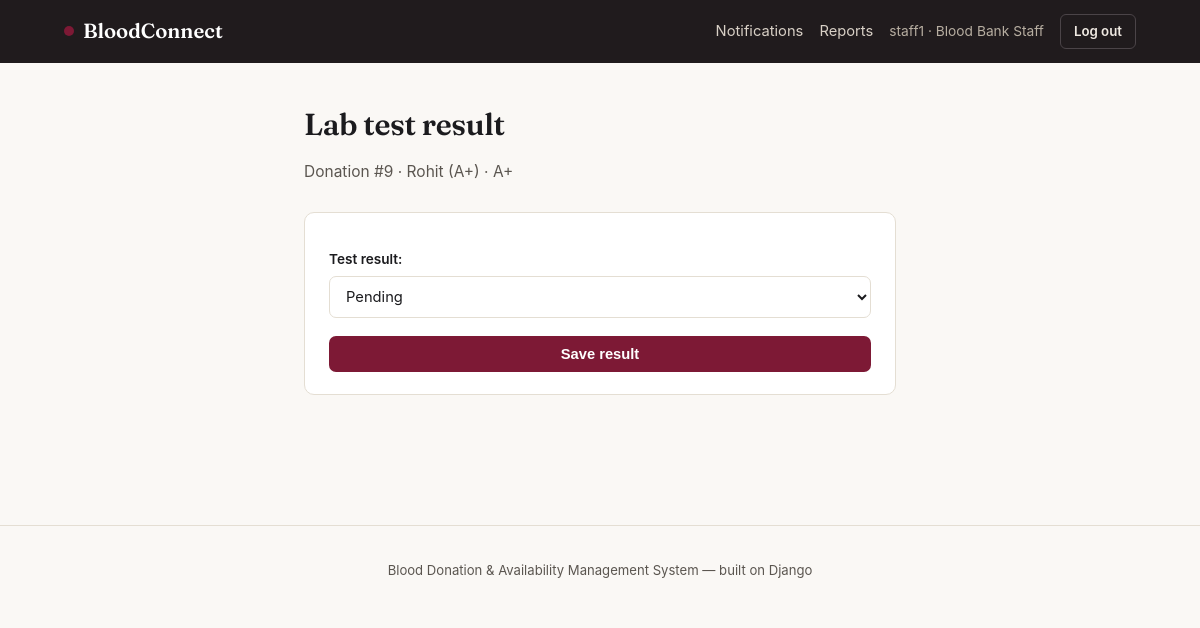
The app's page /staff/donation/9/test/ (signed in) with its own data.
### core/models.py (models this page shows, shortened)
class User(AbstractUser):
    class Role(models.TextChoices):
        DONOR = "DONOR", "Donor"
        STAFF = "STAFF", "Blood Bank Staff"
        HOSPITAL = "HOSPITAL", "Hospital / Recipient"
        ADMIN = "ADMIN", "System Administrator"
    role = models.CharField(max_length=10, choices=Role.choices, default=Role.DONOR)
    phone = models.CharField(max_length=15, blank=True)

class Donation(models.Model):
    class TestResult(models.TextChoices):
        PENDING = "PENDING", "Pending"
        PASSED = "PASSED", "Passed"
        FAILED = "FAILED", "Failed"
    donor = models.ForeignKey(Donor, on_delete=models.CASCADE, related_name="donations")
    branch = models.ForeignKey(Branch, on_delete=models.SET_NULL, null=True)
    donation_date = models.DateField(default=timezone.now)
    volume_ml = models.PositiveIntegerField(default=450)
    test_result = models.CharField(max_length=10, choices=TestResult.choices, default=TestResult.PENDING)
    recorded_by = models.ForeignKey(User, on_delete=models.SET_NULL, null=True, related_name="recorded_donations")

class Donor(models.Model):
    user = models.OneToOneField(User, on_delete=models.CASCADE, related_name="donor_profile")
    date_of_birth = models.DateField()
    weight_kg = models.DecimalField(max_digits=5, decimal_places=1)
    blood_group = models.CharField(max_length=3, choices=BLOOD_GROUP_CHOICES)
    branch = models.ForeignKey(Branch, on_delete=models.SET_NULL, null=True)
    last_donation_date = models.DateField(null=True, blank=True)
    medical_notes = models.TextField(blank=True)
    def __str__(self):
        return f"{self.user.get_full_name() or self.user.username} ({self.blood_group})"

### core/views.py (the view)
# urls.py: path("staff/donation/<int:donation_id>/test/", views.record_test_result, name="record_test_result"),
@login_required
@user_passes_test(is_staff_role)
def record_test_result(request, donation_id):
    donation = get_object_or_404(Donation, id=donation_id)
    if request.method == "POST":
        form = TestResultForm(request.POST, instance=donation)
        if form.is_valid():
            donation = form.save()
            settings = SystemSetting.load()
            unit, created = BloodUnit.objects.get_or_create(
                donation=donation,
                defaults={
                    "blood_group": donation.donor.blood_group,
                    "branch": donation.branch,
                    "collection_date": donation.donation_date,
                    "expiry_date": donation.donation_date + timedelta(days=settings.unit_shelf_life_days),
                },
            )
            unit.refresh_status()
            notify(donation.donor.user, f"Your donation on {donation.donation_date} passed testing — thank you for saving lives!" if donation.test_result == Donation.TestResult.PASSED else f"Your donation on {donation.donation_date} did not pass screening. Contact staff for details.")
            messages.success(request, f"Test result recorded. Unit status: {unit.status}.")
            return redirect("staff_dashboard")
    else:
        form = TestResultForm(instance=donation)
    return render(request, "core/record_test_result.html", {"form": form, "donation": donation})

### core/forms.py
class TestResultForm(forms.ModelForm):
    class Meta:
        model = Donation
        fields = ["test_result"]

### core/context_processors.py (called while the page is built)
def notifications(request):
    if request.user.is_authenticated:
        count = request.user.notifications.filter(is_read=False).count()
        return {"unread_notification_count": count}
    return {"unread_notification_count": 0}

### core/views.py (called while the page is built)
def is_staff_role(u):
    return u.is_authenticated and u.role == User.Role.STAFF

### templates/core/record_test_result.html (shortened to what this page needs)
{% extends "base.html" %}
{% block content %}
<div class="container-narrow">
  <div class="page-head"><div><h1>Lab test result</h1><p>Donation #{{ donation.id }} · {{ donation.donor }} · {{ donation.donor.blood_group }}</p></div></div>
  <div class="panel">
    <form method="post">
      {{ form.as_p }}
      <button class="btn btn-primary" style="width:100%; margin-top:18px;" type="submit">Save result</button>
    </form>
  </div>
</div>
{% endblock %}

### templates/base.html (shortened to what this page needs)
<!DOCTYPE html>
<html lang="en">
<head>
{% load static %}
</head>
<body>
<div class="topbar">
  <div class="container">
    <a href="{% url 'home' %}" class="brand"><span class="dot"></span>BloodConnect</a>
    <div class="topbar-right">
      {% if user.is_authenticated %}
        {% if user.role != "ADMIN" %}
          <a href="{% url 'notifications' %}" class="link">Notifications{% if unread_notification_count %}<span class="bell-badge">{{ unread_notification_count }}</span>{% endif %}</a>
        {% endif %}
        {% if user.role == "STAFF" or user.role == "ADMIN" %}
          <a href="{% url 'reports_view' %}" class="link">Reports</a>
        {% endif %}
        <span class="who">{{ user.username }} · {{ user.get_role_display }}</span>
        <a href="{% url 'logout' %}" class="btn btn-ghost-light btn-sm">Log out</a>
      {% else %}
        <a href="{% url 'login' %}" class="link">Log in</a>
        <a href="{% url 'signup_donor' %}" class="btn btn-primary btn-sm">Become a donor</a>
      {% endif %}
    </div>
  </div>
</div>
<div class="page">
  <div class="container">
    {% block content %}{% endblock %}
  </div>
</div>
<footer>Blood Donation &amp; Availability Management System — built on Django</footer>
</body>
</html>

### records on screen
User: username "staff1", role "Blood Bank Staff"
Donation: id "9", donor "Rohit (A+)", donor.blood_group "A+", test_result "Pending"
